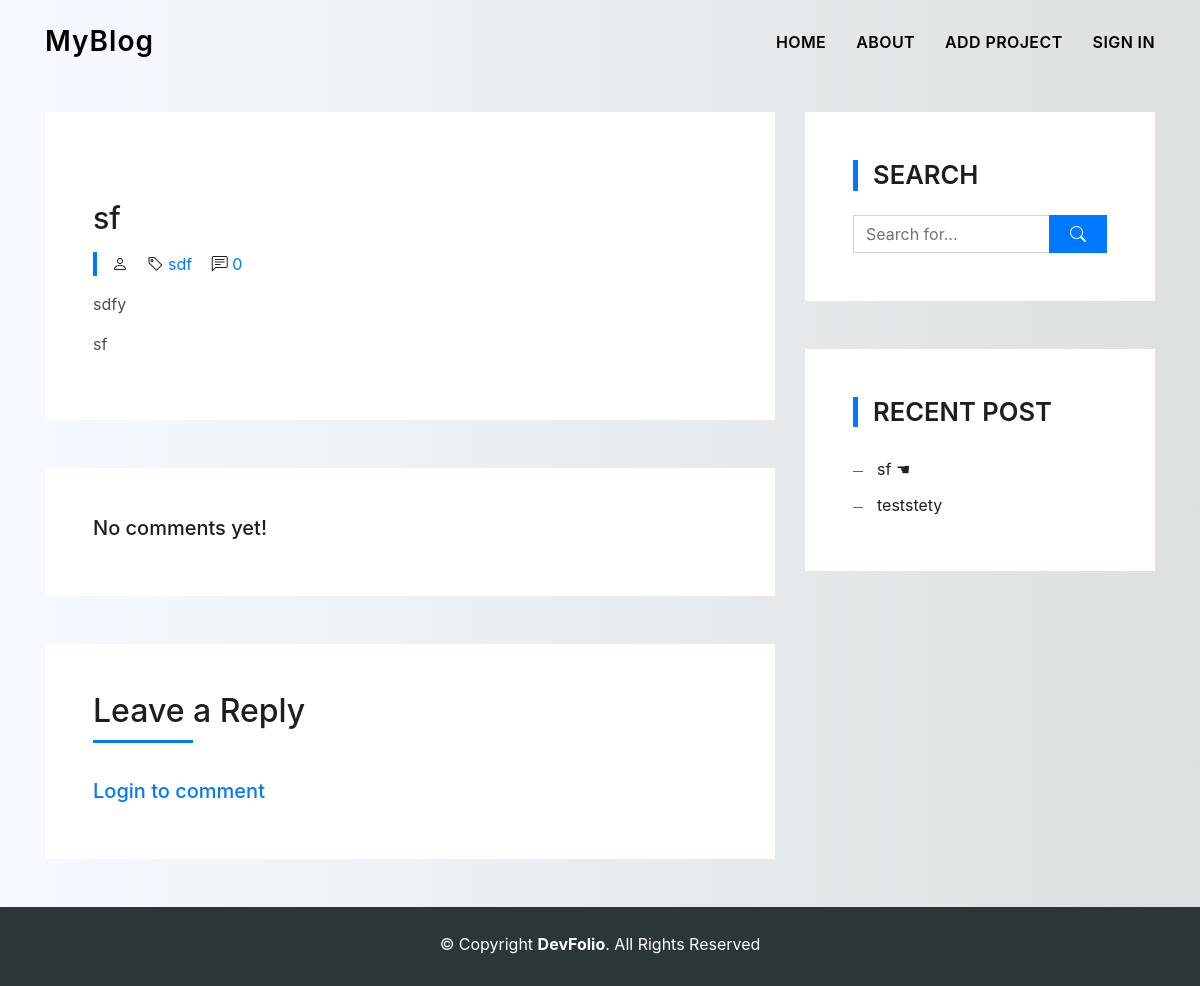
The page /article/eff94a1ce27345a0b10747cbbe30e7de/ on the database its author committed.
### blogs/models.py (models this page shows, shortened)
class Article(models.Model):
    owner = models.ForeignKey(Profile, on_delete=models.SET_NULL, blank=True, null=True)
    heading = models.CharField(max_length=200)
    discription = models.CharField(max_length=300)
    category = models.CharField(max_length=100, null=True, blank=True)
    featured_image = ResizedImageField("Thumbnail Image",size=[1200,720], null=True, blank=True, default='images/blog_img/no-photo.jpg', upload_to='images/blog_img/')
    text_field =  RichTextUploadingField("Content",null=True, blank=True)
    tags = models.ManyToManyField('Tag', blank=True)
    comment_total = models.IntegerField(default=0, null=True, blank=True)
    created = models.DateTimeField(auto_now_add=True)
    id = models.UUIDField(default=uuid.uuid4,
                          primary_key=True, editable=False, unique=True)
    def getimageurl(self):
        try:
            url = self.featured_image.url
        except:
            url = ''
        return url
    @property
    def getcommentcount(self):
        comments = self.comment_set.all()
        total_comment = comments.count()
        self.comment_total = total_comment
        self.save()

### blogs/views.py (the view, shortened to what this page needs)
# urls.py: path('article/<str:pk>/', views.singlearticle, name='article'),
def singlearticle(request, pk):
    blog = Article.objects.get(id=pk)
    tags = blog.tags.all()
    length_tags = len(tags)
    owner = blog.owner.username
    profile = Profile.objects.get(username=owner)
    blog.getcommentcount
    form = CommentForm()
    length_articles = len(profile.article_set.all())
    context = {'blog': blog, 'tags': tags, 'length_tags': length_tags, 'length_articles': length_articles, 'profile': profile, 'commentform': form}
    return render(request, 'blogs/blog-single.html', context)

### blogs/forms.py
class CommentForm(ModelForm):
    class Meta:
        model = Comment
        fields = ['text']
    def __init__(self, *args, **kwargs):
        super(CommentForm, self).__init__(*args, **kwargs)
        self.fields['text'].widget.attrs.update({'class': 'form-group form-control input-mf', 'placeholder': 'Comment*'})

### blogs/templates/blogs/blog-single.html (shortened to what this page needs)
{% extends 'main.html' %}
{% load static %}
{% block content %}
<section class="blog-wrapper sect-pt4" id="blog">
  <div class="container">
    <div class="row">
      <div class="col-md-8">
        <div class="post-box">
          <div class="post-thumb">
          </div>
          <div class="post-meta">
            <h1 class="article-title"> {{ blog.heading }} </h1>
            <ul>
              <li>
                <span class="bi bi-person"></span>
              </li>
              {% if blog.category is not None %}
              <li>
                <span class="bi bi-tag"></span>
                <a href="#">{{ blog.category }}</a>
              </li>
              {% endif %}
              <li>
                <span class="bi bi-chat-left-text"></span>
                <a href="#">{{ blog.comment_total }}</a>
              </li>
            </ul>
          </div>
          <div class="article-content">
            <p>
              {{ blog.discription }}
            </p>
          </div>
              {{ blog.text_field|safe }}
        </div>
        <div class="box-comments">
          {% if blog.comment_total is 0 %}
            <h5>No comments yet!</h5>
          {% endif %}
        </div>
        <div class="form-comments">
          <div class="title-box-2">
            <h3 class="title-left">
              Leave a Reply
            </h3>
          </div>
          {% if request.user.is_authenticated %}
          <form method="POST" , action="">
            {% csrf_token %}
            {% for field in commentform %}
            {{ field }}
            {% endfor %}
            <button type="submit" class="button button-a button-big button-rouded">Comment</button>
          </form>
          {% else %}
          <h5><a class="color-blue" href="{% url 'login' %}">Login to comment</a></h5>
          {% endif %}
        </div>
      </div>
      <div class="col-md-4">
        <div class="widget-sidebar sidebar-search">
          <h5 class="sidebar-title">Search</h5>
          <div class="sidebar-content">
            <form>
              <div class="input-group">
                <input type="text" class="form-control" placeholder="Search for..." aria-label="Search for...">
                <span class="input-group-btn">
                  <button class="btn btn-secondary btn-search" type="button">
                    <span class="bi bi-search"></span>
                  </button>
                </span>
              </div>
            </form>
          </div>
        </div>
        <div class="widget-sidebar">
          <h5 class="sidebar-title">Recent Post</h5>
          <div class="sidebar-content">
            <ul class="list-sidebar">
              {% for article in profile.article_set.all %}
              {% if blog.heading == article.heading %}
              <li>
                <a href="#">{{ article.heading }} &#9754;</a>
              </li>
              {% else %}
              <li>
                <a href="{% url 'article' article.id %}">{{ article.heading }}</a>
              </li>
              {% endif %}
              {% endfor %}
            </ul>
          </div>
        </div>
        </div>
      </div>
    </div>
</section>
{% include 'footer.html' %}
{% endblock content %}

### static/styles/profile.css (style rules this page uses)
body { background: -webkit-linear-gradient(left, #f6f9ff, #dde0e0); }

### static/styles/style.css (style rules this page uses)
body { background-color: #f6f9ff; color: #4e4e4e; }
h1, h2, h3, h4, h5, h6 { color: #1e1e1e; }
a { color: #1e1e1e; text-decoration: none; transition: all 0.5s ease-in-out; }
.sect-pt4 { padding-top: 4rem; }
.title-box-2 { margin-bottom: 3rem; }
.title-left { font-size: 2rem; position: relative; }
.title-left:before { content: ""; position: absolute; height: 3px; background-color: #0078ff; width: 100px; bottom: -12px; }
.ul-resect, .widget-tags ul, .widget-sidebar .list-sidebar, .box-comments .list-comments, .blog-wrapper .post-meta ul, .list-ico, .socials ul { list-style: none; padding-left: 0; margin-bottom: 0; }
.post-box, .form-comments, .box-comments, .widget-sidebar { padding: 2rem; background-color: #fff; margin-bottom: 3rem; }
@media (min-width: 768px) { .post-box, .form-comments, .box-comments, .widget-sidebar { padding: 3rem; } }
.blog-wrapper .article-title { font-size: 1.5rem; }
@media (min-width: 768px) { .blog-wrapper .article-title { font-size: 1.9rem; } }
.blog-wrapper .post-meta { margin: 1rem 0; }
.blog-wrapper .post-meta ul { border-left: 4px solid #0078ff; margin-top: 1rem; }
.blog-wrapper .post-meta ul li { display: inline-block; margin-left: 15px; }
.blog-wrapper .post-meta ul a { color: #0078ff; }
.blog-wrapper .post-meta ul span { color: #1e1e1e; }
.color-blue { color: #0078ff; }
.widget-sidebar .sidebar-title { font-size: 1.6rem; font-weight: 600; border-left: 5px solid #0078ff; padding-left: 15px; text-transform: uppercase; margin-bottom: 1.5rem; }
.widget-sidebar .list-sidebar li { position: relative; padding: 6px 0 6px 24px; }
.widget-sidebar .list-sidebar li:before { position: absolute; content: ""; width: 10px; height: 1px; left: 0; background-color: #0078ff; top: 20px; }
.sidebar-search input { background-color: #fff; border-radius: 0; transition: all 0.5s ease-in-out; }
.sidebar-search .btn-search { background-color: #0078ff; border-color: #0078ff; border-radius: 0; padding-left: 20px; padding-right: 20px; }

### rows shown on the page
Article: heading "sf", category "sdf", comment_total "0", discription "sdfy", text_field "sf"
Article: heading "teststety"
